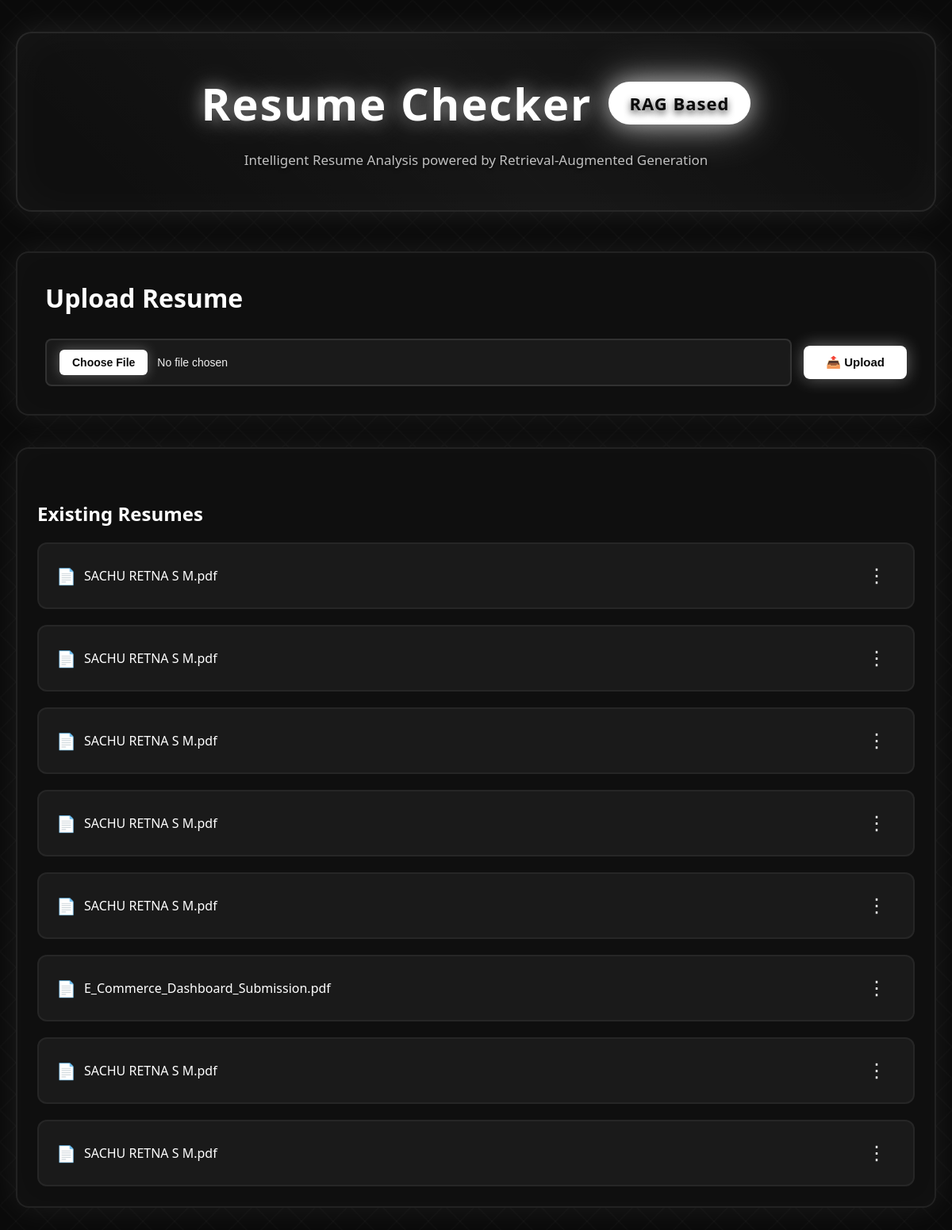
The app's page /, older data.
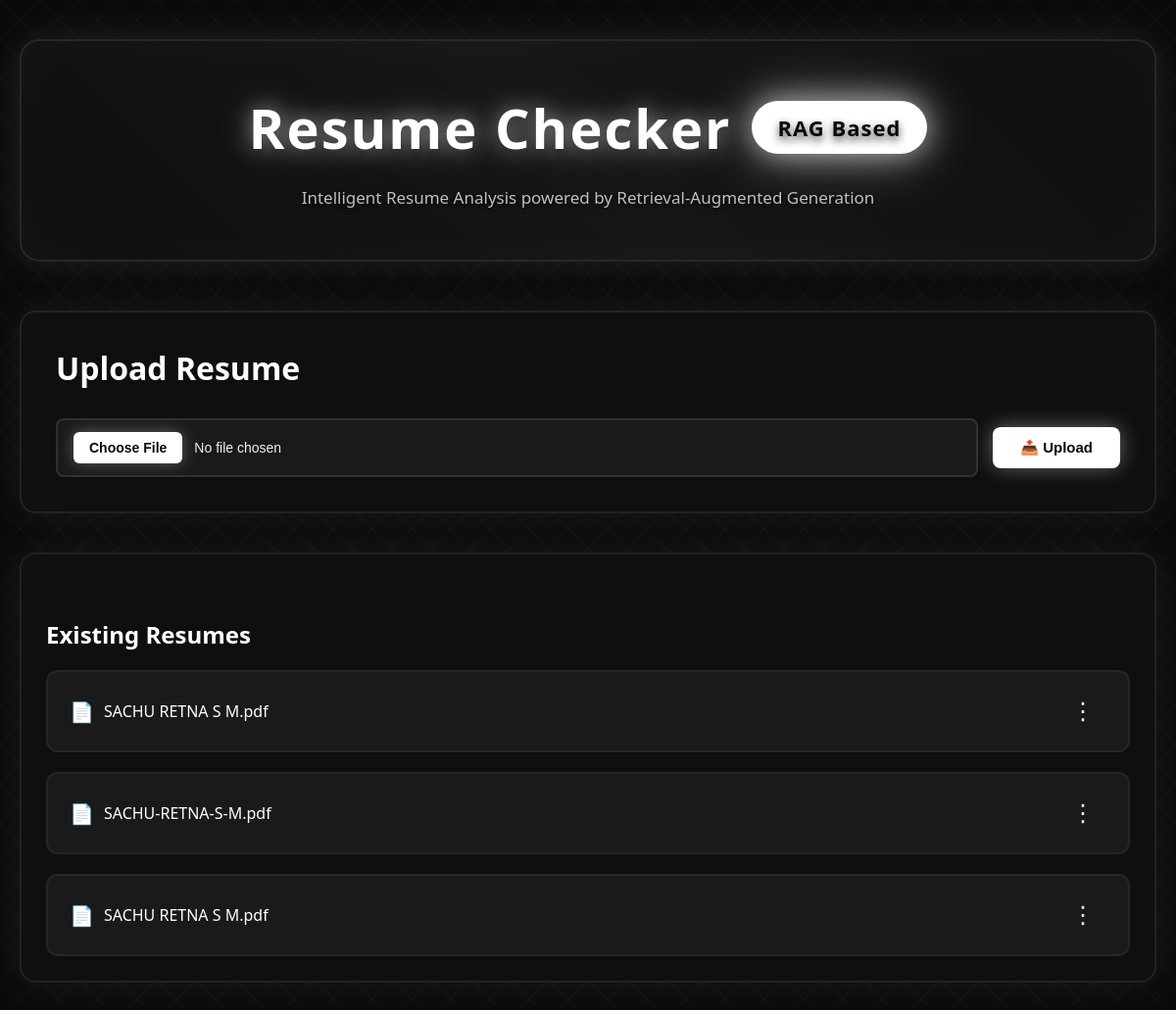
The same page, newer data.
### tables this page shows
CREATE TABLE resumes(
            id INTEGER PRIMARY KEY AUTOINCREMENT,
            filename TEXT,
            text TEXT
        );

### app.py (the view, shortened to what this page needs)
@app.route("/", methods=["GET", "POST"])
def upload():
    global retriever, resume_text
    return render_template("upload.html", resumes=get_all_resumes())

### scripts/db.py (called while the page is built)
def get_connection():
    return sqlite3.connect(DB_NAME)

def get_all_resumes():
    conn = get_connection()
    cur = conn.cursor()
    cur.execute("SELECT id, filename FROM resumes ORDER BY id DESC")
    rows = cur.fetchall()
    conn.close()
    return rows

### templates/upload.html (shortened to what this page needs)
<!DOCTYPE html>
<html lang="en">
<head>
</head>
<body>
  <div class="container">
    <header class="main-header">
      <h1>Resume Checker <span class="rag-badge">RAG Based</span></h1>
      <p class="subtitle">Intelligent Resume Analysis powered by Retrieval-Augmented Generation</p>
    </header>
    <div class="upload-section">
      <h2>Upload Resume</h2>
      <form method="POST" enctype="multipart/form-data" id="uploadForm">
        <input type="file" name="resume" accept=".pdf,.doc,.docx" required id="fileInput">
        <button type="submit">📤 Upload</button>
      </form>
    </div>
    <div class="resume-list">
      <h3>Existing Resumes</h3>
      <ul>
        {% if resumes %}
          {% for r in resumes %}
          <li>
            <span class="resume-name" onclick="window.location.href='/chat/{{ r[0] }}'" style="cursor: pointer;">{{ r[1] }}</span>
            <div class="menu-container">
              <button class="menu-button" onclick="toggleMenu(event, 'menu-{{ r[0] }}')">⋮</button>
            </div>
          </li>
          {% endfor %}
        {% else %}
          <div class="empty-state">
            <p>No resumes uploaded yet. Upload your first resume to get started!</p>
          </div>
        {% endif %}
      </ul>
    </div>
  </div>
</body>
</html>

Row changes from the older to the newer data that the page shows:
removed resumes: filename "SACHU RETNA S M.pdf"
removed resumes: filename "SACHU RETNA S M.pdf"
removed resumes: filename "SACHU RETNA S M.pdf"
removed resumes: filename "E_Commerce_Dashboard_Submission.pdf"
removed resumes: filename "SACHU RETNA S M.pdf"
removed resumes: filename "SACHU RETNA S M.pdf"
added resumes: filename "SACHU-RETNA-S-M.pdf"
